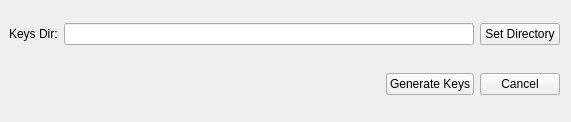
<?xml version="1.0" encoding="UTF-8"?>
<ui version="4.0">
 <class>genKeysForm</class>
 <widget class="QWidget" name="genKeysForm">
  <property name="geometry">
   <rect>
    <x>0</x>
    <y>0</y>
    <width>571</width>
    <height>122</height>
   </rect>
  </property>
  <property name="minimumSize">
   <size>
    <width>571</width>
    <height>122</height>
   </size>
  </property>
  <property name="windowTitle">
   <string notr="true">Generate Keys</string>
  </property>
  <widget class="QWidget" name="gridLayoutWidget">
   <property name="geometry">
    <rect>
     <x>9</x>
     <y>9</y>
     <width>551</width>
     <height>51</height>
    </rect>
   </property>
   <layout class="QGridLayout" name="gridLayout">
    <item row="0" column="1">
     <widget class="QLineEdit" name="genKeysDirInput"/>
    </item>
    <item row="0" column="0">
     <widget class="QLabel" name="genKeysDirLabel">
      <property name="text">
       <string>Keys Dir:</string>
      </property>
     </widget>
    </item>
    <item row="0" column="2">
     <widget class="QPushButton" name="genKeysSetDirButton">
      <property name="text">
       <string>Set Directory</string>
      </property>
     </widget>
    </item>
   </layout>
  </widget>
  <widget class="QWidget" name="horizontalLayoutWidget">
   <property name="geometry">
    <rect>
     <x>9</x>
     <y>59</y>
     <width>551</width>
     <height>51</height>
    </rect>
   </property>
   <layout class="QHBoxLayout" name="horizontalLayout">
    <item>
     <spacer name="horizontalSpacer">
      <property name="orientation">
       <enum>Qt::Horizontal</enum>
      </property>
      <property name="sizeHint" stdset="0">
       <size>
        <width>40</width>
        <height>20</height>
       </size>
      </property>
     </spacer>
    </item>
    <item>
     <widget class="QPushButton" name="genKeysGenButton">
      <property name="text">
       <string>Generate Keys</string>
      </property>
     </widget>
    </item>
    <item>
     <widget class="QPushButton" name="genKeysCancelButton">
      <property name="text">
       <string>Cancel</string>
      </property>
     </widget>
    </item>
   </layout>
  </widget>
 </widget>
 <resources/>
 <connections/>
</ui>
